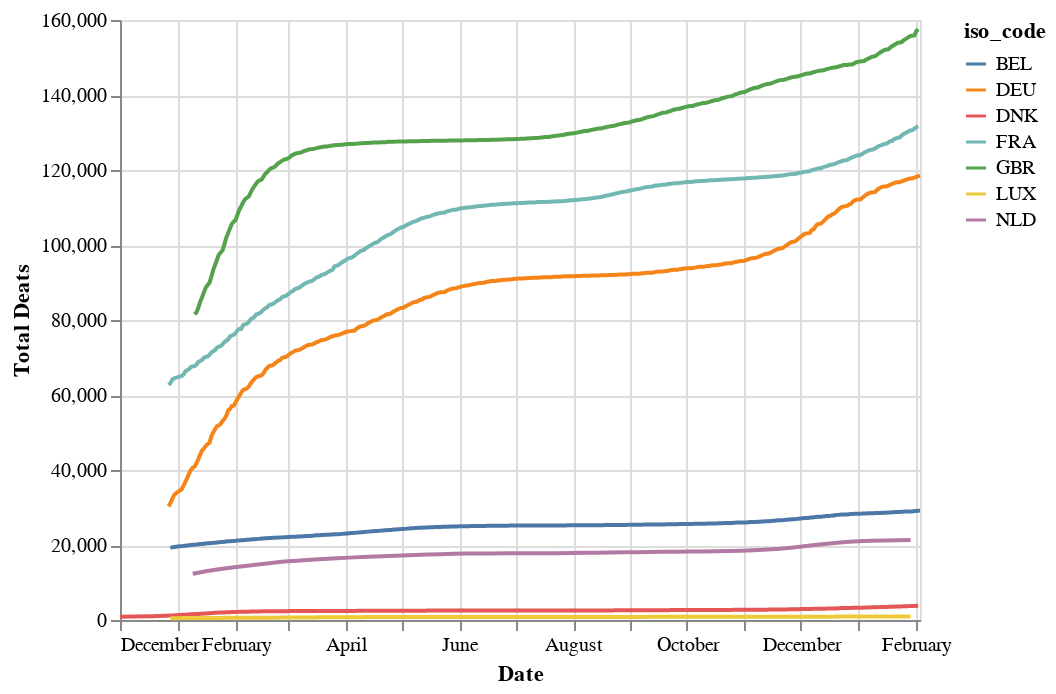

Notebook code for this chart:
### Code cell
MYchart_2 =  alt.Chart(final_df).mark_line().encode(
    x=alt.X('date', title='Date'),
    y=alt.Y('total_deaths', title='Total Deats'),
    color='iso_code',
    tooltip=['date', 'total_deaths'] )

display(MYchart_2)

### Figure 1 — Vega-Lite specification as saved in the notebook (floating-point values rounded to 4 significant figures; data arrays with more than 128 entries replaced by an {"elided": "..."} marker saying what was removed)
{"config": {"view": {"continuousWidth": 400, "continuousHeight": 300}}, "data": {"name": "data-7306eb5e02799436eb9f0bb30dee2d3d"}, "mark": "line", "encoding": {"color": {"field": "iso_code", "type": "nominal"}, "tooltip": [{"field": "date", "type": "temporal"}, {"field": "total_deaths", "type": "quantitative"}], "x": {"field": "date", "title": "Date", "type": "temporal"}, "y": {"field": "total_deaths", "title": "Total Deats", "type": "quantitative"}}, "$schema": "https://vega.github.io/schema/vega-lite/v4.17.0.json", "datasets": {"data-7306eb5e02799436eb9f0bb30dee2d3d": {"elided": "2431 records"}}}
